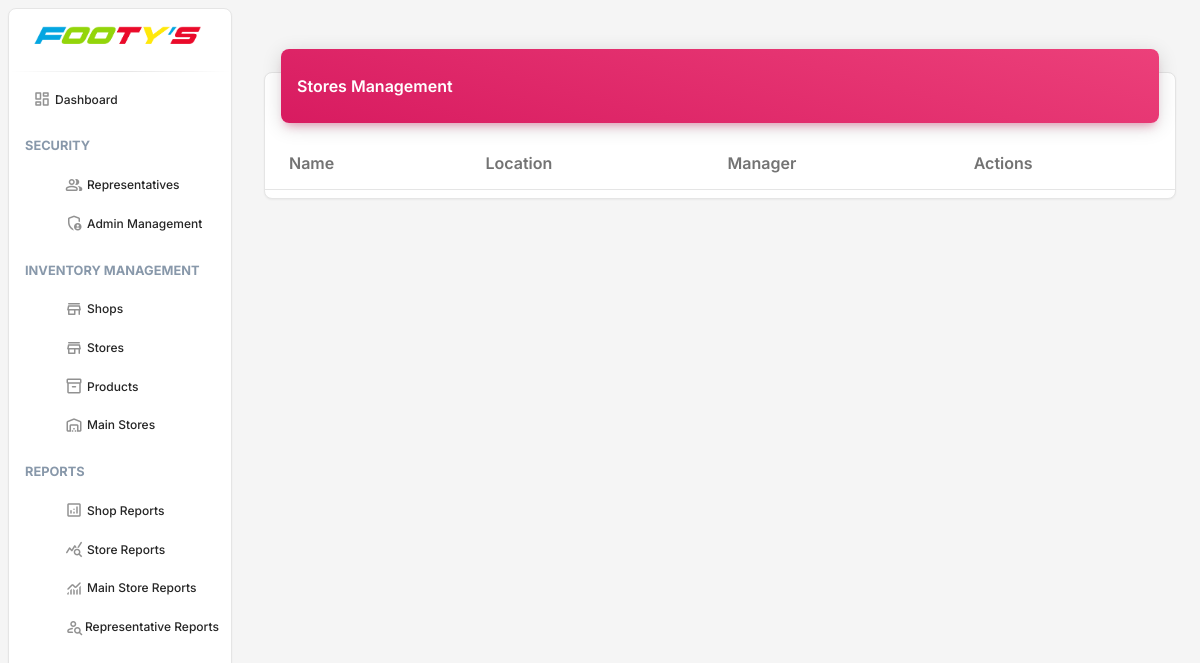
Page /track-n-trace/admin/stores/ (signed in) on the earlier database version.
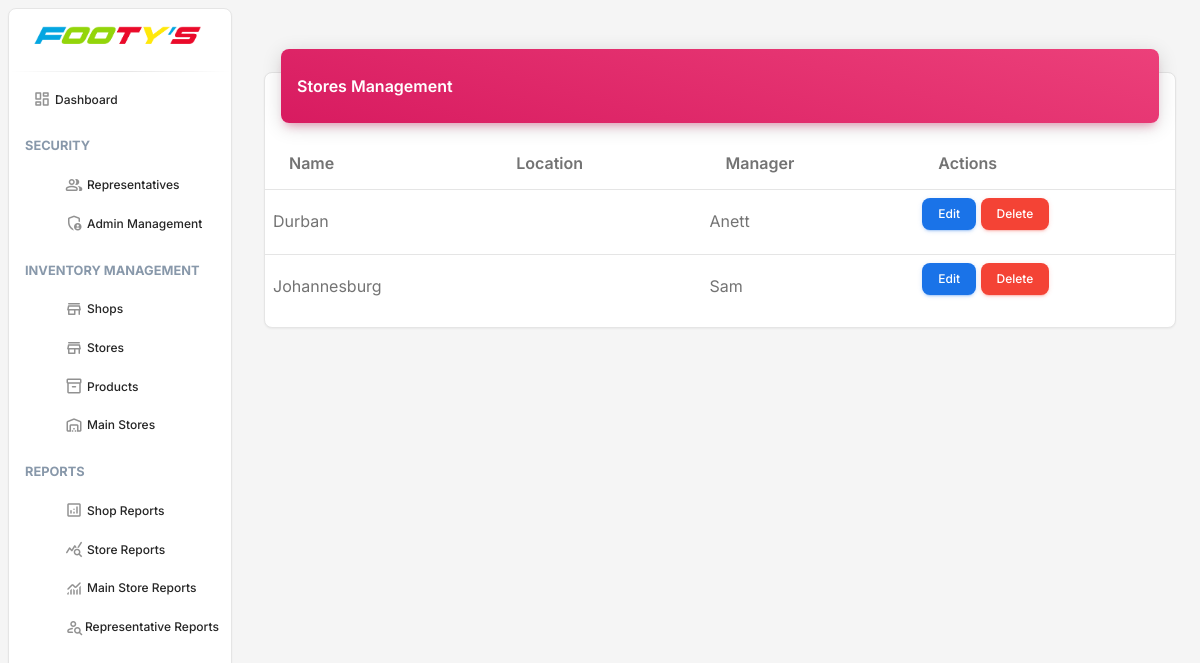
Same page on the later database version.
### reptrack_trace/models.py (models this page shows, shortened)
class MainStore(models.Model):
    name = models.CharField(max_length=255)
    address = models.TextField()
    manager_name = models.CharField(max_length=255,null=True, blank=True)
    manager_phone = models.CharField(max_length=20,null=True, blank=True)
    manager_email = models.EmailField(null=True, blank=True)
    created_at = models.DateTimeField(auto_now_add=True)
    updated_at = models.DateTimeField(auto_now=True)

### reptrack_trace/views.py (the view)
# urls.py: path('admin/stores/', views.store_management, name='store-management'),
@login_required
def store_management(request):
    if request.user.role != User.ADMIN:
        return redirect('home')
    stores = MainStore.objects.all()
    return render(request, 'admin/store_management.html', {'stores': stores})

### core/templates/admin/store_management.html
{% extends 'admin/base_admin.html' %}
{% block content %}
<div class="container-fluid py-4">
    <div class="row">
        <div class="col-12">
            <div class="card my-4">
                <div class="card-header p-0 position-relative mt-n4 mx-3 z-index-2">
                    <div class="bg-gradient-primary shadow-primary border-radius-lg pt-4 pb-3">
                        <h6 class="text-white text-capitalize ps-3">Stores Management</h6>
                    </div>
                </div>
                <div class="card-body px-0 pb-2">
                    <div class="table-responsive p-0">
                        <table class="table align-items-center mb-0">
                            <thead>
                                <tr>
                                    <th>Name</th>
                                    <th>Location</th>
                                    <th>Manager</th>
                                    <th>Actions</th>
                                </tr>
                            </thead>
                            <tbody>
                                {% for store in stores %}
                                <tr>
                                    <td>{{ store.name }}</td>
                                    <td>{{ store.location }}</td>
                                    <td>{{ store.manager_name }}</td>
                                    <td>
                                        <a href="{% url 'reptrack_trace:admin-store-update' store.pk %}" class="btn btn-info btn-sm">Edit</a>
                                        <a href="{% url 'reptrack_trace:store-delete' store.pk %}" class="btn btn-danger btn-sm">Delete</a>
                                    </td>
                                </tr>
                                {% endfor %}
                            </tbody>
                        </table>
                    </div>
                </div>
            </div>
        </div>
    </div>
</div>
{% endblock %}

Differences in the rows shown:
added MainStore: name "Durban", manager_name "Anett"
added MainStore: name "Johannesburg", manager_name "Sam"
